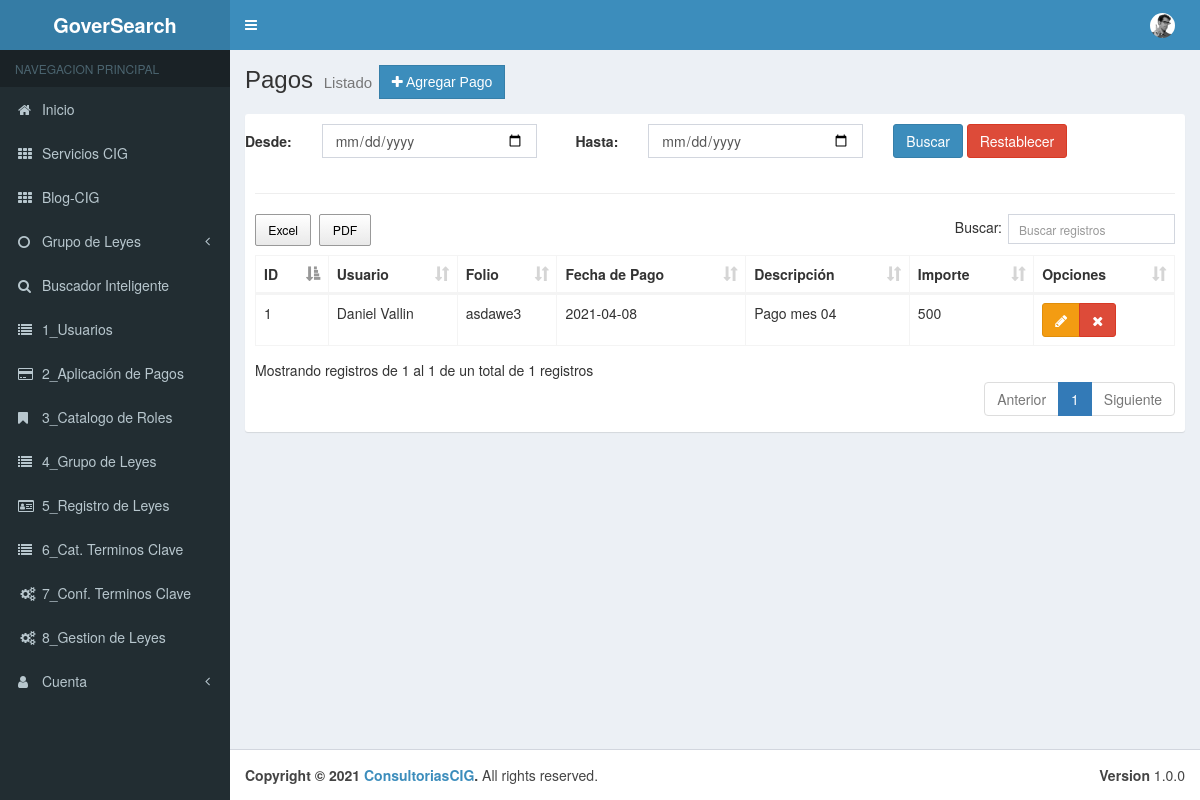
The app's page /Menu/cPagos, older data.
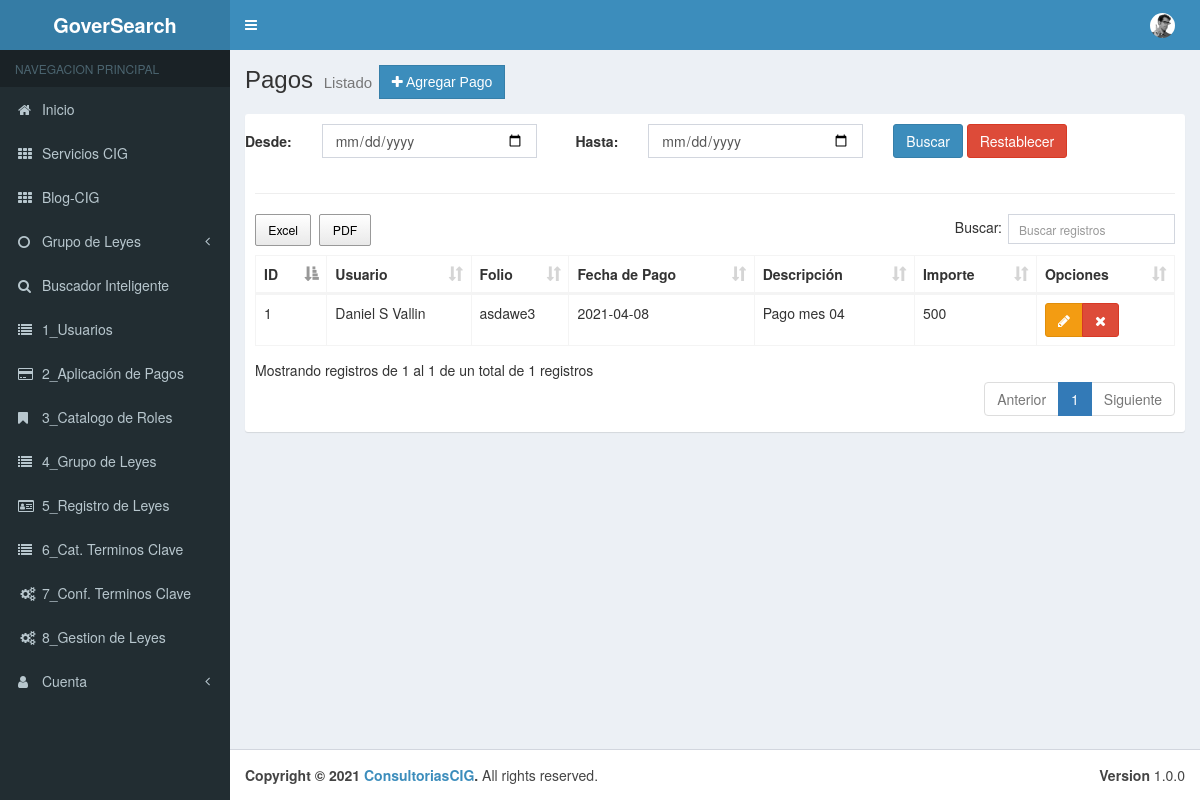
The same page, newer data.
### tables this page shows
CREATE TABLE `tbl_pagos` (
  `pk_Pago` int(11) NOT NULL,
  `Usuario_pk` int(11) NOT NULL,
  `Descripcion` varchar(50) NOT NULL,
  `Folio_Pago` varchar(50) NOT NULL,
  `Fecha_Pago` date NOT NULL,
  `Consepto_Pago` varchar(50) NOT NULL,
  `Importe` decimal(50,0) NOT NULL,
  `Estado` bit(1) DEFAULT NULL
);

CREATE TABLE `tbl_usuarios` (
  `pk_Usuario` int(11) NOT NULL,
  `Nombre` varchar(50) NOT NULL,
  `Apellidos` varchar(50) NOT NULL,
  `Telefono` varchar(10) NOT NULL,
  `Correo` varchar(50) NOT NULL,
  `Usuario` varchar(50) NOT NULL,
  `Contrasena` varchar(50) NOT NULL,
  `Fecha_Alta` date NOT NULL,
  `User_Rol_pk` int(11) NOT NULL,
  `Estado` bit(1) NOT NULL
);

### application/controllers/Menu/cPagos.php (called while the page is built, shortened)
<?php
class cPagos extends CI_Controller {
	public function __construct(){
		$this->load->model("Pagos_Model");
		$this->load->model("User_Model");
		$this->load->model("Grupo_Leyes_Model");
	}
	public function index()
	{
		$fechainicio = $this->input->post("fechainicio");
		$fechafin = $this->input->post("fechafin");
		if($this->input->post("buscar")){
			$pagos = $this->Pagos_Model->getPagosbyDate($fechainicio, $fechafin);
		}else{
			$pagos = $this->Pagos_Model->getPagos();
		}
		$aside = array(
			'cGrupos' => $this->Grupo_Leyes_Model->getGrupo_Model()
		);
		$data = array(
			'pagos' => $pagos,
			'fechainicio' => $fechainicio,
			'fechafin' => $fechafin
	   );
		$this->load->view("layouts/header");
		$this->load->view("layouts/aside", $aside);
		$this->load->view("admin/Menu/vPagos/list", $data);
		$this->load->view("layouts/footer");
	}
}

### index.php (called while the page is built, shortened)
<?php
require_once BASEPATH.'core/CodeIgniter.php';

### application/models/Pagos_Model.php (called while the page is built, shortened)
<?php
class Pagos_Model extends CI_Model {
    public function getPagos(){
        $this->db->select("p.* ,u.Nombre as Nombre");
        $this->db->select("p.* ,u.Apellidos as Apellidos");
        $this->db->from("tbl_pagos p");
        $this->db->join("tbl_usuarios u","p.Usuario_pk = u.pk_Usuario");
        $this->db->where("p.Estado","1");
        $resultados = $this->db->get();
        return $resultados->result();
    }
}

### application/views/admin/Menu/vPagos/list.php (shortened to what the changed rows need)
<div class="content-wrapper">
    <section class="content-header">
        <h1>
        Pagos
        <small>Listado</small>
        <a href="<?php echo base_url();?>Menu/cPagos/add" class="btn btn-primary btn-flat"><span class="fa fa-plus"></span> Agregar Pago</a>
        </h1>
    </section>
    <section class="content">
        <div class="box box-solid">
            <div class="box-body">
                <div class="row">
                    <div class="col-md-12">
                        <table id="example" class="table table-bordered table-hover">
                            <thead>
                            <tr>
                                <th>ID</th>
                                <th>Usuario</th>
                                <th>Folio</th>
                                <th>Fecha de Pago</th>
                                <th>Descripción</th>
                                <th>Importe</th>
                                <th>Opciones</th>
                                </tr>
                            </thead>
                            <tbody>
                            <?php if(!empty($pagos)):?>
                            <?php foreach($pagos as $pago):?>
                                <tr>
                                    <td><?php echo $pago->pk_Pago;?></td>
                                    <td><?php echo $pago->Nombre; echo " "; echo $pago->Apellidos; ?></td>
                                    <td><?php echo $pago->Folio_Pago;?></td>
                                    <td><?php echo $pago->Fecha_Pago;?></td>
                                    <td><?php echo $pago->Descripcion;?></td>
                                    <td><?php echo $pago->Importe;?></td>
                                    <td>
                                        <div class="btn-group">
                                            <a href="<?php echo base_url()?>Menu/cPagos/edit/<?php echo $pago->pk_Pago;?>" class="btn btn-warning"><span class="fa fa-pencil"></span></a>
                                            <a href="<?php echo base_url();?>Menu/cPagos/delete/<?php echo $pago->pk_Pago;?>" class="btn btn-danger btn-remove"><span class="fa fa-remove"></span></a>
                                        </div>
                                    </td>
                                </tr>
                            <?php endforeach;?>
                            <?php endif;?>
                            </tbody>
                        </table>
                    </div>
                </div>
            </div>
        </div>
    </section>
</div>

Row changes from the older to the newer data that the page shows:
changed through a linked row, tbl_pagos "asdawe3": Usuario_pk.Nombre "Daniel" → "Daniel S"
